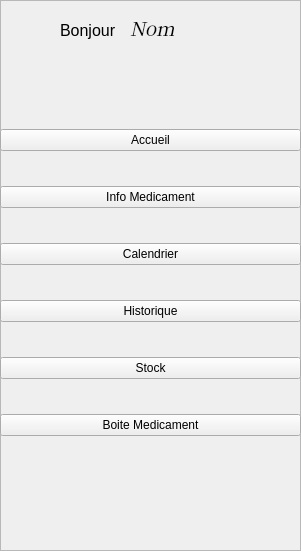
   <widget class="QFrame" name="frame">
    <property name="geometry">
     <rect>
      <x>0</x>
      <y>0</y>
      <width>301</width>
      <height>551</height>
     </rect>
    </property>
    <property name="frameShape">
     <enum>QFrame::StyledPanel</enum>
    </property>
    <property name="frameShadow">
     <enum>QFrame::Raised</enum>
    </property>
    <widget class="QLabel" name="nom">
     <property name="geometry">
      <rect>
       <x>130</x>
       <y>20</y>
       <width>101</width>
       <height>16</height>
      </rect>
     </property>
     <property name="font">
      <font>
       <family>Noto Serif CJK JP</family>
       <pointsize>14</pointsize>
       <italic>true</italic>
       <bold>false</bold>
       <strikeout>false</strikeout>
       <kerning>true</kerning>
      </font>
     </property>
     <property name="text">
      <string>Nom</string>
     </property>
    </widget>
    <widget class="QLabel" name="label_2">
     <property name="geometry">
      <rect>
       <x>60</x>
       <y>20</y>
       <width>61</width>
       <height>21</height>
      </rect>
     </property>
     <property name="font">
      <font>
       <pointsize>12</pointsize>
      </font>
     </property>
     <property name="text">
      <string>Bonjour</string>
     </property>
    </widget>
    <widget class="QWidget" name="verticalLayoutWidget">
     <property name="geometry">
      <rect>
       <x>0</x>
       <y>100</y>
       <width>301</width>
       <height>371</height>
      </rect>
     </property>
     <layout class="QVBoxLayout" name="verticalLayout">
      <item>
       <widget class="QPushButton" name="accueil_btn">
        <property name="text">
         <string>Accueil</string>
        </property>
        <property name="iconSize">
         <size>
          <width>30</width>
          <height>30</height>
         </size>
        </property>
        <property name="autoDefault">
         <bool>false</bool>
        </property>
        <property name="default">
         <bool>false</bool>
        </property>
       </widget>
      </item>
      <item>
       <widget class="QPushButton" name="medoc_btn">
        <property name="text">
         <string>Info Medicament</string>
        </property>
       </widget>
      </item>
      <item>
       <widget class="QPushButton" name="Calendrier_btn">
        <property name="text">
         <string>Calendrier</string>
        </property>
       </widget>
      </item>
      <item>
       <widget class="QPushButton" name="historique_btn">
        <property name="text">
         <string>Historique</string>
        </property>
       </widget>
      </item>
      <item>
       <widget class="QPushButton" name="stock_btn">
        <property name="text">
         <string>Stock</string>
        </property>
       </widget>
      </item>
      <item>
       <widget class="QPushButton" name="boite_btn">
        <property name="text">
         <string>Boite Medicament</string>
        </property>
       </widget>
      </item>
     </layout>
    </widget>
   </widget>
